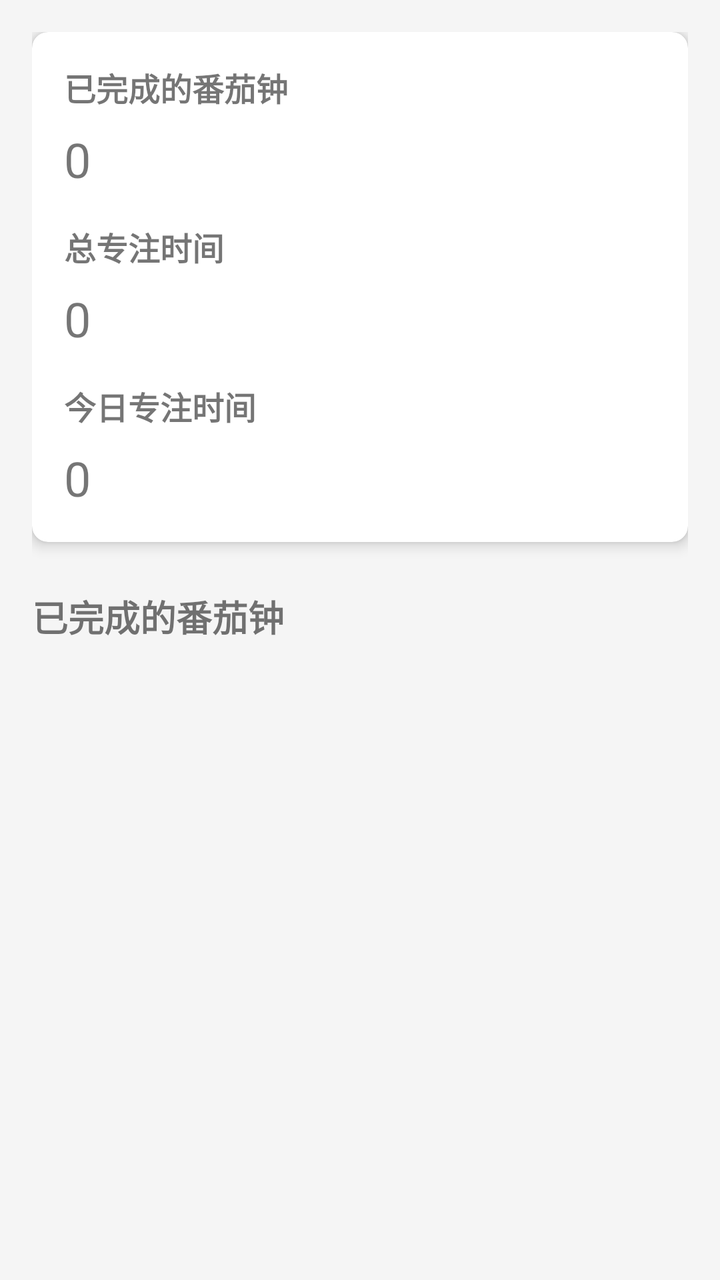
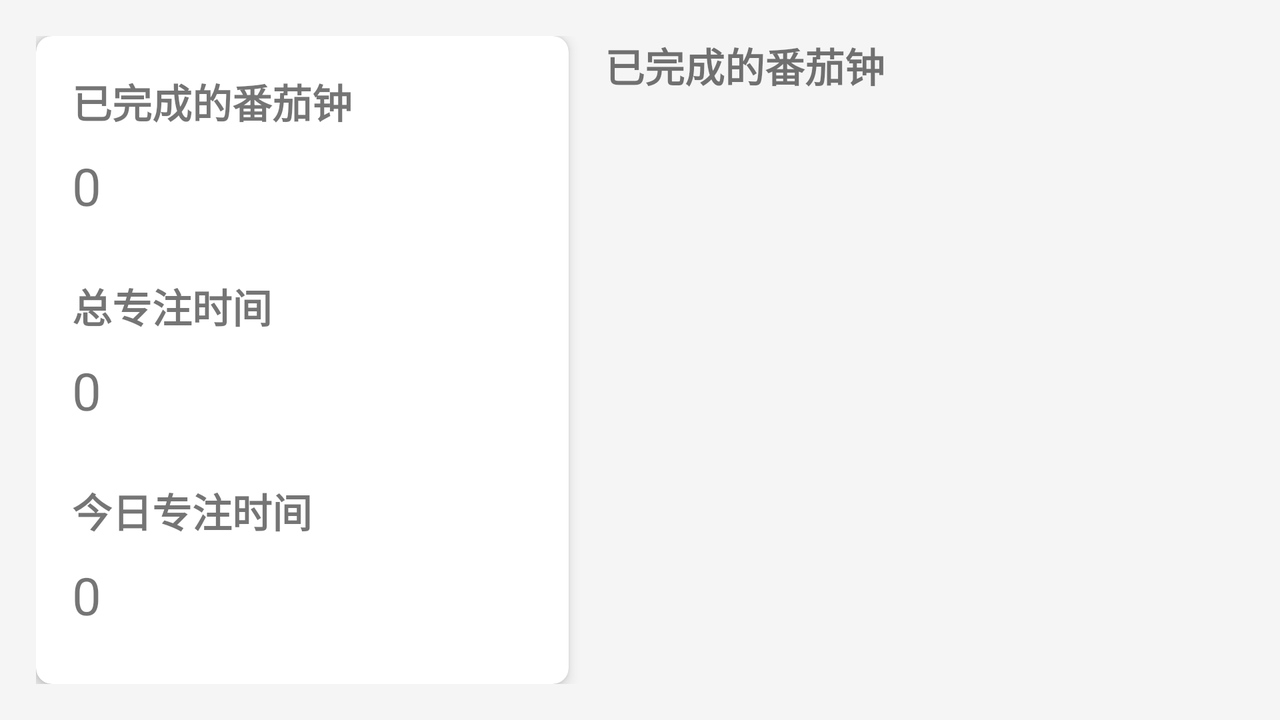

Compare how this app lays out the same screen by default and in its alternative resource folder. The renders come first, then the two layout files and the values they reference.
<!-- AndroidManifest.xml: application theme Theme.SimpleTomato -->
<!-- res/layout/fragment_statistics.xml -->
<?xml version="1.0" encoding="utf-8"?>
<androidx.constraintlayout.widget.ConstraintLayout
    xmlns:android="http://schemas.android.com/apk/res/android"
    xmlns:app="http://schemas.android.com/apk/res-auto"
    xmlns:tools="http://schemas.android.com/tools"
    android:layout_width="match_parent"
    android:layout_height="match_parent"
    android:padding="16dp">

    <androidx.cardview.widget.CardView
        android:id="@+id/card_stats"
        android:layout_width="match_parent"
        android:layout_height="wrap_content"
        app:cardCornerRadius="8dp"
        app:cardElevation="4dp"
        app:layout_constraintTop_toTopOf="parent">

        <LinearLayout
            android:layout_width="match_parent"
            android:layout_height="wrap_content"
            android:orientation="vertical"
            android:padding="16dp">

            <TextView
                android:layout_width="wrap_content"
                android:layout_height="wrap_content"
                android:text="@string/completed_pomodoros"
                android:textSize="16sp"
                android:textStyle="bold" />

            <TextView
                android:id="@+id/text_completed_pomodoros"
                android:layout_width="wrap_content"
                android:layout_height="wrap_content"
                android:textSize="24sp"
                android:layout_marginTop="8dp"
                android:text="0" />

            <TextView
                android:layout_width="wrap_content"
                android:layout_height="wrap_content"
                android:text="@string/total_focus_time"
                android:textSize="16sp"
                android:textStyle="bold"
                android:layout_marginTop="16dp" />

            <TextView
                android:id="@+id/text_total_focus_time"
                android:layout_width="wrap_content"
                android:layout_height="wrap_content"
                android:textSize="24sp"
                android:layout_marginTop="8dp"
                android:text="0" />

            <TextView
                android:layout_width="wrap_content"
                android:layout_height="wrap_content"
                android:text="@string/today_focus_time"
                android:textSize="16sp"
                android:textStyle="bold"
                android:layout_marginTop="16dp" />

            <TextView
                android:id="@+id/text_today_focus_time"
                android:layout_width="wrap_content"
                android:layout_height="wrap_content"
                android:textSize="24sp"
                android:layout_marginTop="8dp"
                android:text="0" />
        </LinearLayout>
    </androidx.cardview.widget.CardView>

    <TextView
        android:id="@+id/history_label"
        android:layout_width="wrap_content"
        android:layout_height="wrap_content"
        android:text="@string/completed_pomodoros"
        android:textSize="18sp"
        android:textStyle="bold"
        android:layout_marginTop="24dp"
        app:layout_constraintTop_toBottomOf="@id/card_stats"
        app:layout_constraintStart_toStartOf="parent" />

    <androidx.recyclerview.widget.RecyclerView
        android:id="@+id/recycler_history"
        android:layout_width="match_parent"
        android:layout_height="0dp"
        android:layout_marginTop="8dp"
        app:layout_constraintTop_toBottomOf="@id/history_label"
        app:layout_constraintBottom_toBottomOf="parent" />

</androidx.constraintlayout.widget.ConstraintLayout>
<!-- resources referenced by this layout -->
<resources>
  <string name="completed_pomodoros">已完成的番茄钟</string>
  <string name="today_focus_time">今日专注时间</string>
  <string name="total_focus_time">总专注时间</string>
  <!-- from res/values-v28/ -->
  <style name="Theme.SimpleTomato" parent="Theme.MaterialComponents.Light.DarkActionBar">
          <item name="colorPrimary">@color/primary</item>
          <item name="colorPrimaryDark">@color/primary_dark</item>
          <item name="colorAccent">@color/accent</item>
          <item name="android:windowBackground">@color/background</item>
          <item name="android:textColorPrimary">@color/primary_text</item>
          <item name="android:textColorSecondary">@color/secondary_text</item>
          
          
          <item name="android:textSize">15sp</item>
          <item name="android:fontFamily">sans-serif</item>
          
          
          <item name="android:windowLayoutInDisplayCutoutMode">shortEdges</item>
      </style>
  <color name="primary">#E53935</color>
  <color name="primary_dark">#B71C1C</color>
  <color name="accent">#4CAF50</color>
  <color name="background">#F5F5F5</color>
  <color name="primary_text">#212121</color>
  <color name="secondary_text">#757575</color>
</resources>
<!-- res/layout-land/fragment_statistics.xml (the repository's variant of the layout above) -->
<!-- drawn on the phone turned sideways -->
<?xml version="1.0" encoding="utf-8"?>
<androidx.constraintlayout.widget.ConstraintLayout
    xmlns:android="http://schemas.android.com/apk/res/android"
    xmlns:app="http://schemas.android.com/apk/res-auto"
    xmlns:tools="http://schemas.android.com/tools"
    android:layout_width="match_parent"
    android:layout_height="match_parent"
    android:padding="@dimen/padding_medium">

    
    <androidx.cardview.widget.CardView
        android:id="@+id/card_stats"
        android:layout_width="0dp"
        android:layout_height="match_parent"
        app:cardCornerRadius="@dimen/corner_radius_medium"
        app:cardElevation="@dimen/elevation_medium"
        app:layout_constraintStart_toStartOf="parent"
        app:layout_constraintEnd_toStartOf="@id/history_container"
        app:layout_constraintHorizontal_weight="1"
        app:layout_constraintTop_toTopOf="parent"
        app:layout_constraintBottom_toBottomOf="parent">

        <LinearLayout
            android:layout_width="match_parent"
            android:layout_height="wrap_content"
            android:orientation="vertical"
            android:padding="@dimen/padding_medium">

            <TextView
                android:layout_width="wrap_content"
                android:layout_height="wrap_content"
                android:text="@string/completed_pomodoros"
                android:textSize="@dimen/text_size_large"
                android:textStyle="bold" />

            <TextView
                android:id="@+id/text_completed_pomodoros"
                android:layout_width="wrap_content"
                android:layout_height="wrap_content"
                android:textSize="@dimen/text_size_xlarge"
                android:layout_marginTop="@dimen/margin_small"
                android:text="0" />

            <TextView
                android:layout_width="wrap_content"
                android:layout_height="wrap_content"
                android:text="@string/total_focus_time"
                android:textSize="@dimen/text_size_large"
                android:textStyle="bold"
                android:layout_marginTop="@dimen/margin_large" />

            <TextView
                android:id="@+id/text_total_focus_time"
                android:layout_width="wrap_content"
                android:layout_height="wrap_content"
                android:textSize="@dimen/text_size_xlarge"
                android:layout_marginTop="@dimen/margin_small"
                android:text="0" />

            <TextView
                android:layout_width="wrap_content"
                android:layout_height="wrap_content"
                android:text="@string/today_focus_time"
                android:textSize="@dimen/text_size_large"
                android:textStyle="bold"
                android:layout_marginTop="@dimen/margin_large" />

            <TextView
                android:id="@+id/text_today_focus_time"
                android:layout_width="wrap_content"
                android:layout_height="wrap_content"
                android:textSize="@dimen/text_size_xlarge"
                android:layout_marginTop="@dimen/margin_small"
                android:text="0" />
        </LinearLayout>
    </androidx.cardview.widget.CardView>

    
    <androidx.constraintlayout.widget.ConstraintLayout
        android:id="@+id/history_container"
        android:layout_width="0dp"
        android:layout_height="match_parent"
        android:layout_marginStart="@dimen/margin_medium"
        app:layout_constraintStart_toEndOf="@id/card_stats"
        app:layout_constraintEnd_toEndOf="parent"
        app:layout_constraintHorizontal_weight="1.2"
        app:layout_constraintTop_toTopOf="parent"
        app:layout_constraintBottom_toBottomOf="parent">

        <TextView
            android:id="@+id/history_label"
            android:layout_width="wrap_content"
            android:layout_height="wrap_content"
            android:text="@string/completed_pomodoros"
            android:textSize="@dimen/text_size_large"
            android:textStyle="bold"
            app:layout_constraintTop_toTopOf="parent"
            app:layout_constraintStart_toStartOf="parent" />

        <androidx.recyclerview.widget.RecyclerView
            android:id="@+id/recycler_history"
            android:layout_width="match_parent"
            android:layout_height="0dp"
            android:layout_marginTop="@dimen/margin_small"
            app:layout_constraintTop_toBottomOf="@id/history_label"
            app:layout_constraintBottom_toBottomOf="parent" />
    </androidx.constraintlayout.widget.ConstraintLayout>

</androidx.constraintlayout.widget.ConstraintLayout>
<!-- resources referenced by the variant -->
<!-- as the phone turned sideways resolves them -->
<resources>
  <dimen name="corner_radius_medium">8dp</dimen>
  <dimen name="elevation_medium">4dp</dimen>
  <!-- from res/values-xxhdpi/ -->
  <dimen name="margin_large">28dp</dimen>
  <!-- from res/values-xxhdpi/ -->
  <dimen name="margin_medium">18dp</dimen>
  <!-- from res/values-xxhdpi/ -->
  <dimen name="margin_small">10dp</dimen>
  <!-- from res/values-xxhdpi/ -->
  <dimen name="padding_medium">18dp</dimen>
  <!-- from res/values-xxhdpi/ -->
  <dimen name="text_size_large">20sp</dimen>
  <!-- from res/values-xxhdpi/ -->
  <dimen name="text_size_xlarge">26sp</dimen>
  <string name="completed_pomodoros">已完成的番茄钟</string>
  <string name="today_focus_time">今日专注时间</string>
  <string name="total_focus_time">总专注时间</string>
  <!-- from res/values-v28/ -->
  <style name="Theme.SimpleTomato" parent="Theme.MaterialComponents.Light.DarkActionBar">
          <item name="colorPrimary">@color/primary</item>
          <item name="colorPrimaryDark">@color/primary_dark</item>
          <item name="colorAccent">@color/accent</item>
          <item name="android:windowBackground">@color/background</item>
          <item name="android:textColorPrimary">@color/primary_text</item>
          <item name="android:textColorSecondary">@color/secondary_text</item>
          
          
          <item name="android:textSize">15sp</item>
          <item name="android:fontFamily">sans-serif</item>
          
          
          <item name="android:windowLayoutInDisplayCutoutMode">shortEdges</item>
      </style>
  <color name="primary">#E53935</color>
  <color name="primary_dark">#B71C1C</color>
  <color name="accent">#4CAF50</color>
  <color name="background">#F5F5F5</color>
  <color name="primary_text">#212121</color>
  <color name="secondary_text">#757575</color>
</resources>
